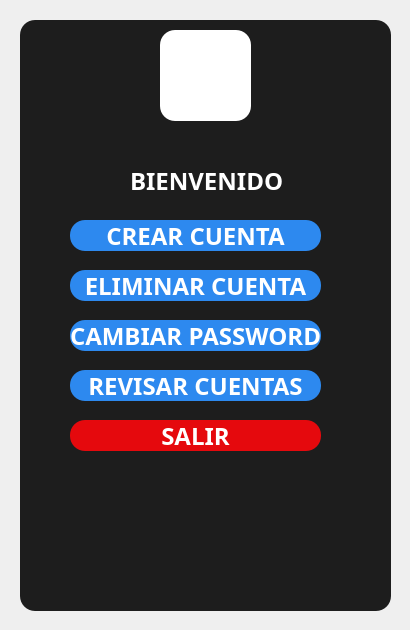
<?xml version="1.0" encoding="UTF-8"?>
<ui version="4.0">
 <class>Register</class>
 <widget class="QMainWindow" name="Register">
  <property name="geometry">
   <rect>
    <x>0</x>
    <y>0</y>
    <width>410</width>
    <height>630</height>
   </rect>
  </property>
  <property name="windowTitle">
   <string>Register</string>
  </property>
  <property name="styleSheet">
   <string notr="true">*{
font-family: century gothic;
}
QWidget{

background-image: url(&quot;C:/Users/Usuario/Documents/UNIVERSIDAD/PYTHON/INTERFACES_GRAFICAS/REGISTRO_USUARIO/images/fondo.png&quot;);
}
QFrame#contenedor{
background:#1d1d1d;
border-radius:15px;
}
QToolButton{
background:white;
border-radius:15px;
}
QPushButton{
background:#2d89ef;
color:white;
border-radius:15px;
font-size:24px;
font-weight:bold;
}

QPushButton:hover{
background:#2b5797;
color:white;
border-radius:15px;
font-weight: bold;
font-size:24px;
font-weight:bold;
}
QLabel{
font-weight:bold;
color:white;
font-size:24px;
}
QPushButton#salir{
background:#e5090d;
color:white;
border-radius:15px;
font-size:24px;
font-weight:bold;
}

QPushButton:hover#salir{
background:#22943c;
color:white;
border-radius:15px;
font-weight: bold;
font-size:24px;
font-weight:bold;
}</string>
  </property>
  <widget class="QWidget" name="centralwidget">
   <widget class="QFrame" name="contenedor">
    <property name="geometry">
     <rect>
      <x>20</x>
      <y>20</y>
      <width>371</width>
      <height>591</height>
     </rect>
    </property>
    <property name="frameShape">
     <enum>QFrame::StyledPanel</enum>
    </property>
    <property name="frameShadow">
     <enum>QFrame::Raised</enum>
    </property>
    <widget class="QToolButton" name="toolButton">
     <property name="geometry">
      <rect>
       <x>140</x>
       <y>10</y>
       <width>91</width>
       <height>91</height>
      </rect>
     </property>
     <property name="text">
      <string/>
     </property>
     <property name="icon">
      <iconset>
       <normaloff>images/leon.png</normaloff>images/leon.png</iconset>
     </property>
     <property name="iconSize">
      <size>
       <width>100</width>
       <height>100</height>
      </size>
     </property>
    </widget>
    <widget class="QPushButton" name="crear">
     <property name="geometry">
      <rect>
       <x>50</x>
       <y>200</y>
       <width>251</width>
       <height>31</height>
      </rect>
     </property>
     <property name="text">
      <string>CREAR CUENTA</string>
     </property>
    </widget>
    <widget class="QLabel" name="label">
     <property name="geometry">
      <rect>
       <x>110</x>
       <y>150</y>
       <width>161</width>
       <height>21</height>
      </rect>
     </property>
     <property name="text">
      <string>BIENVENIDO</string>
     </property>
    </widget>
    <widget class="QPushButton" name="eliminar">
     <property name="geometry">
      <rect>
       <x>50</x>
       <y>250</y>
       <width>251</width>
       <height>31</height>
      </rect>
     </property>
     <property name="text">
      <string>ELIMINAR CUENTA</string>
     </property>
    </widget>
    <widget class="QPushButton" name="cambiar">
     <property name="geometry">
      <rect>
       <x>50</x>
       <y>300</y>
       <width>251</width>
       <height>31</height>
      </rect>
     </property>
     <property name="text">
      <string>CAMBIAR PASSWORD</string>
     </property>
    </widget>
    <widget class="QPushButton" name="revisar">
     <property name="geometry">
      <rect>
       <x>50</x>
       <y>350</y>
       <width>251</width>
       <height>31</height>
      </rect>
     </property>
     <property name="text">
      <string>REVISAR CUENTAS</string>
     </property>
    </widget>
    <widget class="QPushButton" name="salir">
     <property name="geometry">
      <rect>
       <x>50</x>
       <y>400</y>
       <width>251</width>
       <height>31</height>
      </rect>
     </property>
     <property name="text">
      <string>SALIR</string>
     </property>
    </widget>
   </widget>
  </widget>
 </widget>
 <resources/>
 <connections/>
</ui>
